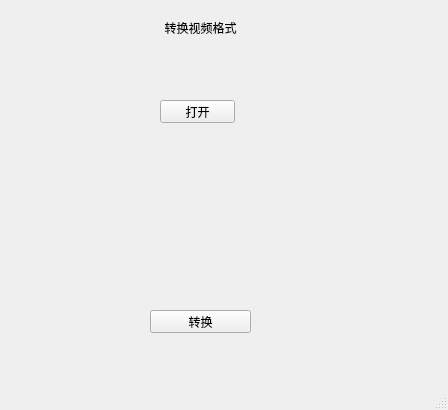
<?xml version="1.0" encoding="UTF-8"?>
<ui version="4.0">
 <class>MainWindow</class>
 <widget class="QMainWindow" name="MainWindow">
  <property name="geometry">
   <rect>
    <x>0</x>
    <y>0</y>
    <width>448</width>
    <height>410</height>
   </rect>
  </property>
  <property name="windowTitle">
   <string>MainWindow</string>
  </property>
  <widget class="QWidget" name="centralwidget">
   <widget class="QLabel" name="label">
    <property name="geometry">
     <rect>
      <x>140</x>
      <y>20</y>
      <width>121</width>
      <height>16</height>
     </rect>
    </property>
    <property name="text">
     <string>转换视频格式</string>
    </property>
    <property name="alignment">
     <set>Qt::AlignCenter</set>
    </property>
   </widget>
   <widget class="QPushButton" name="openVideoPushButton">
    <property name="geometry">
     <rect>
      <x>160</x>
      <y>100</y>
      <width>75</width>
      <height>23</height>
     </rect>
    </property>
    <property name="text">
     <string>打开</string>
    </property>
   </widget>
   <widget class="QPushButton" name="covertPushButton">
    <property name="geometry">
     <rect>
      <x>150</x>
      <y>310</y>
      <width>101</width>
      <height>23</height>
     </rect>
    </property>
    <property name="text">
     <string>转换</string>
    </property>
   </widget>
  </widget>
  <widget class="QMenuBar" name="menubar">
   <property name="geometry">
    <rect>
     <x>0</x>
     <y>0</y>
     <width>448</width>
     <height>23</height>
    </rect>
   </property>
  </widget>
  <widget class="QStatusBar" name="statusbar"/>
 </widget>
 <resources/>
 <connections/>
</ui>
